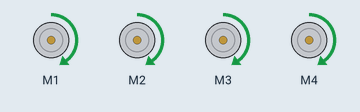
A sketch run on a simulated Arduino Uno, built with avr-gcc and run on an emulated ATmega328P. Shown: 4 × DC motor (green arrow = forward, orange = backward, longer = faster).

Above: at 1.5 s.
At 3.5 s:
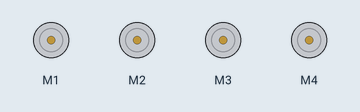
Timing chart, 0 to 5.2 s (numbered marks = the images above):
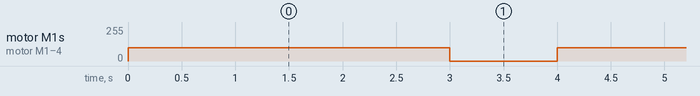

The sketch:

6_ADAFRUIT_MOTOR.ino
```cpp
#include <AFMotor.h>
AF_DCMotor motor2(2);
AF_DCMotor motor3(3);
AF_DCMotor motor4(4);
AF_DCMotor motor1(1);

void setup()
{
  motor1.setSpeed(100);
  motor2.setSpeed(100);
  motor3.setSpeed(100);
  motor4.setSpeed(100);


}

void loop()
{

  motor1.run(FORWARD);
  motor2.run(FORWARD);
  motor3.run(FORWARD);
  motor4.run(FORWARD);

  delay(3000);

   // motor.run(BACKWARD);
  //delay(3000);
  motor1.run(RELEASE);
  motor2.run(RELEASE);
  motor3.run(RELEASE);
  motor4.run(RELEASE);
  delay(1000);
}
```

Measured:
- by itself, motor M1–4: alternates forward 100/255 for 3.0 s and stopped for 1.0 s
